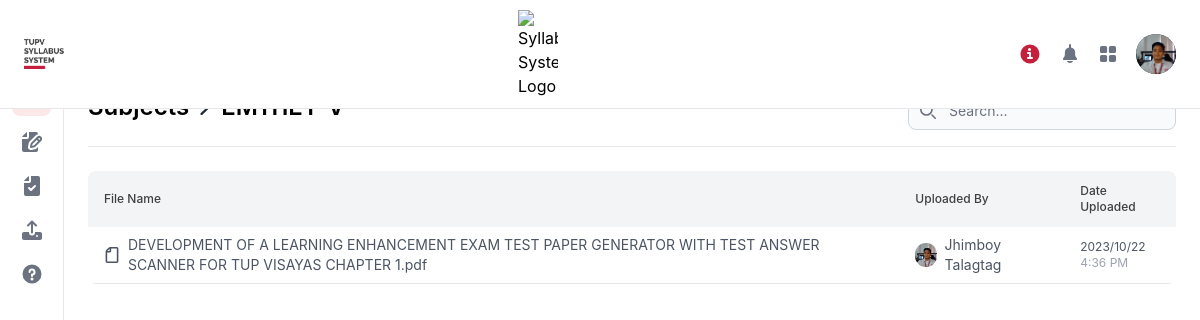
The page /user/syllabus/EM111ET-V/index.php (signed in) on the database its author committed.
### tables this page shows
CREATE TABLE `accounts_tbl` (
  `ID` int(11) NOT NULL,
  `user_picture` text NOT NULL,
  `userpic_fileloc` text NOT NULL,
  `tupv_id` text NOT NULL,
  `username` text NOT NULL,
  `password` text NOT NULL,
  `full_name` text NOT NULL,
  `department` text NOT NULL,
  `type` text NOT NULL
);

CREATE TABLE `syllabus_tbl` (
  `id` int(11) NOT NULL,
  `USERUPLOADID` int(11) NOT NULL,
  `NAMEUPLOAD` text NOT NULL,
  `SUBJECTS` text NOT NULL,
  `CODE` text NOT NULL,
  `TERM` text NOT NULL,
  `YEARS` text NOT NULL,
  `FILES` text NOT NULL,
  `FILELOC` text NOT NULL,
  `DATEUPLOAD` timestamp NOT NULL DEFAULT current_timestamp() ON UPDATE current_timestamp(),
  `dateAccepted` timestamp NULL DEFAULT current_timestamp()
);

### user/syllabus/EM111ET-V/index.php (the view, shortened to what this page needs)
<?php
include '../../../php/conn.php';
?>
<!DOCTYPE html>
<html lang="en">
<head>
    <link rel="stylesheet" href="../../../src/css/main.css">
</head>
<body>
<?php
$page = 'syllabus';
include "../../../php/user_header.syllabusfiles.php";
$SUBJCODE = basename(dirname(__FILE__));
?>
<main class="sm:ml-[64px] sm:ml-6 p-4 md:p-6 mt-[60px]">
    <div class="block space-y-2 sm:flex items-center justify-between pb-4 border-b">
      <div class="flex items-center gap-2">
        <a href="../../" class="font-semibold text-lg sm:text-2xl">
        </a>
        <a href="./" class="font-semibold text-lg sm:text-2xl">
        </a>
      </div>
      <div>
        <div class="relative">
            <div class="absolute inset-y-0 left-0 flex items-center pl-3 pointer-events-none">
            </div>
            <input type="text" id="filter" class="block w-full p-2 pl-10 text-sm text-gray-900 border border-gray-300 rounded-lg bg-gray-50 focus:ring-blue-500 focus:border-blue-500 dark:bg-gray-700 dark:border-gray-600 dark:placeholder-gray-400 dark:text-white dark:focus:ring-blue-500 dark:focus:border-blue-500" placeholder="Search...">
        </div>
      </div>
    </div>
    <div class="mt-6">
        <div class="relative overflow-x-auto sm:rounded-lg">
            <table class="w-full text-sm text-left text-gray-500 dark:text-gray-400">
                <thead class="text-xs text-secondary bg-gray-100">
                    <tr>
                        <th scope="col" class="font-medium px-4 py-3">
                            <p class="hidden md:block">File Name</p>
                        </th>
                        <th scope="col" class="hidden md:table-cell font-medium px-4 py-3">
                            Uploaded By
                        </th>
                        <th scope="col" class="hidden md:table-cell font-medium px-4 py-3">
                            Date Uploaded
                        </th>
                    </tr>
                </thead>
                <tbody id="files">
                    <?php
                        $sql = "SELECT s.FILES, a.full_name, s.NAMEUPLOAD, s.DATEUPLOAD, a.user_picture
                        FROM syllabus_tbl s
                        LEFT JOIN accounts_tbl a ON s.USERUPLOADID = a.ID
                        WHERE s.CODE = '$SUBJCODE'
                        ORDER BY s.FILES ASC";
                        $stmt = $conn->prepare($sql);
                        $stmt->execute();
                        $data = $stmt->fetchAll();
                        if (count($data) == 0) {
                            ?>
                            <tr class="bg-white border-b">
                                <td colspan="3" class="px-4 py-2 text-sm font-normal text-center ">No files Uploaded</td>
                            </tr>
                            <?php
                        } else {
                        foreach ($data as $row):
                    ?>
                    <tr data-href="../../../files/syllabusfiles/<?php echo $row['FILES'];?>" class="clickable text-gray-600 cursor-pointer bg-white border-b dark:bg-gray-800 dark:border-gray-700 hover:bg-gray-50 dark:hover:bg-gray-600">
                        <th scope="row" class="px-4 py-2 text-sm font-normal">
                            <div class="flex gap-2 items-center">
                                <div>
                                </div>
                                <div>
                                    <h1><?php echo $row['FILES'];?></h1>
                                </div>
                            </div>
                        </th>
                        <td class="px-4 py-2 hidden md:table-cell">
                            <div class="flex gap-2 items-center">
                                <div class="w-6 h-6">
                                    <img class="rounded-full w-6 h-6 object-cover" src="../../../files/userpics/<?php echo ($row['user_picture'] ? $row['user_picture'] : 'default.jpg');?>" alt="">
                                </div>
                                <div>
                                    <h2><?php if($row['full_name'] == null) {echo $row['NAMEUPLOAD'];} else {echo $row['full_name'];}?></h2>
                                </div>
                            </div>
                        </td>
                        <td class="px-4 py-2 text-xs hidden md:table-cell">
                            <?php
                                $old_date_timestamp = strtotime($row['DATEUPLOAD']);
                                $date = date('Y/m/d', $old_date_timestamp);
                                echo $date;
                            ?>
                            <span class="block text-gray-400">
                                <?php
                                $time = date('g:i A', $old_date_timestamp);
                                echo $time
                                ?>
                            </span>
                        </td>
                    </tr>
                    <?php
                        endforeach;
                    }
                    ?>
                </tbody>
            </table>
        </div>
    </div>
</main>
</body>
</html>

### php/user_header.syllabusfiles.php (shortened to what this page needs)
<header class="antialiased">
    <nav class="fixed top-0 z-50 w-full bg-white border-b border-gray-200 px-4 lg:px-6 py-2.5 mx-auto dark:bg-gray-800">
        <div class="flex flex-wrap justify-between items-center">
            <div class="flex justify-start items-center">
                <a href="../../" class="flex">
                    <img src="../../../src/img/sslogo.png" class="w-10 object-cover" alt="Syllabus System Logo" />
                </a>
            </div>
            <div class="flex items-center md:order-2">
                <button data-modal-target="extralarge-modal" data-modal-toggle="extralarge-modal" class="p-2 mr-1 text-main rounded-lg hover:text-red-900 hover:bg-red-100" type="button">
                    <svg class="w-5 h-5" aria-hidden="true" xmlns="http://www.w3.org/2000/svg" fill="currentColor" viewBox="0 0 20 20">
                        <path d="M10 .5a9.5 9.5 0 1 0 9.5 9.5A9.51 9.51 0 0 0 10 .5ZM9.5 4a1.5 1.5 0 1 1 0 3 1.5 1.5 0 0 1 0-3ZM12 15H8a1 1 0 0 1 0-2h1v-3H8a1 1 0 0 1 0-2h2a1 1 0 0 1 1 1v4h1a1 1 0 0 1 0 2Z"/>
                    </svg>
                </button>
                <button type="button" data-tooltip-target="tooltip-notifications" data-tooltip-placement="bottom" data-dropdown-toggle="notification-dropdown" class="p-2 mr-1 text-gray-500 rounded-lg hover:text-gray-900 hover:bg-gray-100 dark:text-gray-400 dark:hover:text-white dark:hover:bg-gray-700 focus:ring-4 focus:ring-gray-300 dark:focus:ring-gray-600">
                </button>
                <button type="button" data-tooltip-target="tooltip-apps" data-tooltip-placement="bottom" data-dropdown-toggle="apps-dropdown" class="p-2 text-gray-500 rounded-lg hover:text-gray-900 hover:bg-gray-100 dark:text-gray-400 dark:hover:text-white dark:hover:bg-gray-700 focus:ring-4 focus:ring-gray-300 dark:focus:ring-gray-600">
                </button>
                <?php
                    $sql = "SELECT * FROM `accounts_tbl` WHERE id = {$_SESSION['ID']}";
                    $stmt = $conn->prepare($sql);
                    $stmt->execute();
                    $data = $stmt->fetchAll();
                    foreach ($data as $row):
                ?>
                <button type="button" class="flex mx-3 text-sm bg-gray-800 rounded-full md:mr-0 focus:ring-4 focus:ring-gray-300 dark:focus:ring-gray-600" id="user-menu-button" aria-expanded="false" data-dropdown-toggle="dropdown">
                    <div class="rounded-full">
                        <img class="w-10 h-10 object-cover rounded-full" src="../../../files/userpics/<?php echo $row['user_picture']?>" alt="user photo">
                    </div>
                </button>
                <?php
                    endforeach;
                ?>
            </div>
            <div class="items-center justify-between hidden w-full md:flex md:w-auto md:order-1" id="navbar-user">
                <img src="../../../src/img/tupvlogo.png" class="w-10" alt="Syllabus System Logo" />
            </div>
        </div>
    </nav>
    <aside id="logo-sidebar" class="fixed top-0 left-0 z-40 w-16 h-screen pt-20 transition-transform -translate-x-full bg-white border-r border-gray-200 sm:translate-x-0 dark:bg-gray-800 dark:border-gray-700" aria-label="Sidebar">
        <div class="h-full px-3 pb-4 overflow-y-auto bg-white dark:bg-gray-800">
            <ul class="space-y-2 font-medium">
                <li>
                    <a href="../../../user/" data-tooltip-target="tooltip-syllabus" data-tooltip-placement="left" class="flex items-center justify-center p-2 <?php if($page=='syllabus'){echo 'text-main bg-red-100';} else {echo 'hover:bg-gray-100 text-gray-500';}?> rounded-lg dark:text-white group">
                    </a>
                </li>
                <li>
                    <a href="../../../user/exammaker.php" data-tooltip-target="tooltip-exammaker" data-tooltip-placement="left" class="flex items-center justify-center p-2 <?php if($page=='exammaker'){echo 'text-main bg-red-100';} else {echo 'hover:bg-gray-100 text-gray-500';}?> rounded-lg dark:text-white group">
                    </a>
                </li>
                <li>
                    <a href="../../../user/examchecker.php" data-tooltip-target="tooltip-examchecker" data-tooltip-placement="left" class="flex items-center justify-center p-2 <?php if($page=='examchecker'){echo 'text-main bg-red-100';} else {echo 'hover:bg-gray-100 text-gray-500';}?> rounded-lg dark:text-white group">
                    </a>
                </li>
                <li>
                    <a href="../../../user/uploadsyllabus.php" data-tooltip-target="tooltip-uploadsyllabus" data-tooltip-placement="left" class="flex items-center justify-center p-2 <?php if($page=='uploadsyllabus'){echo 'text-main bg-red-100';} else {echo 'hover:bg-gray-100 text-gray-500';}?> rounded-lg dark:text-white group">
                    </a>
                </li>
                <li>
                    <a href="../../../user/questionbank.php" data-tooltip-target="tooltip-questionbank" data-tooltip-placement="left" class="flex items-center justify-center p-2 <?php if($page=='questionbank'){echo 'text-main bg-red-100';} else {echo 'hover:bg-gray-100 text-gray-500';}?> rounded-lg dark:text-white group">
                    </a>
                </li>
            </ul>
        </div>
    </aside>
</header>

### rows shown on the page
accounts_tbl: user_picture (picture)
syllabus_tbl: FILES "DEVELOPMENT OF A LEARNING ENHANCEMENT EXAM TEST PAPER GENERATOR WITH TEST ANSWER SCANNER FOR TUP VISAYAS CHAPTER 1.pdf", accounts_tbl.user_picture (picture), accounts_tbl.full_name "Jhimboy Talagtag", DATEUPLOAD "2023/10/22", DATEUPLOAD "4:36 PM"
